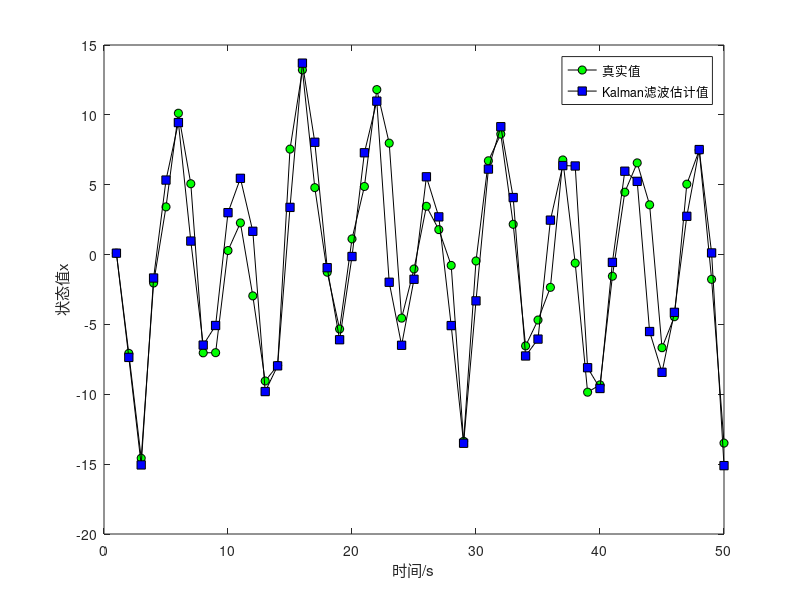
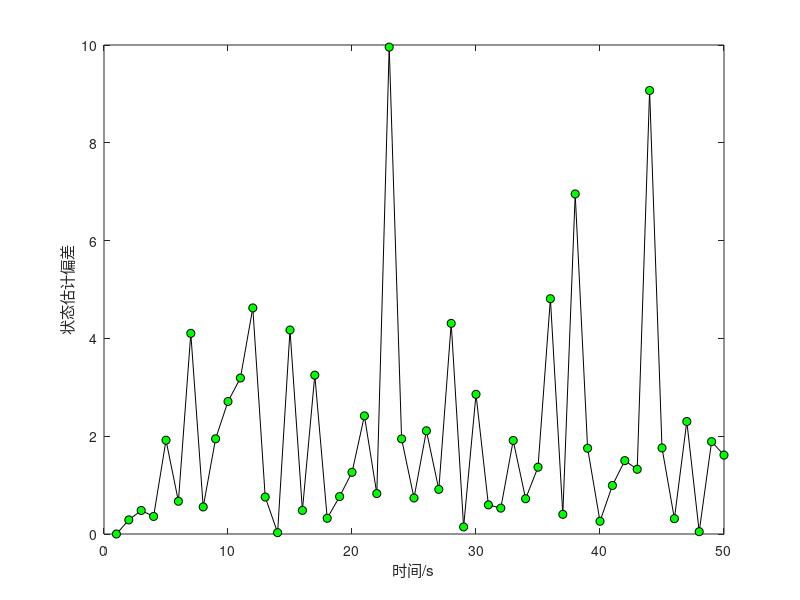

Reproduce these figures in MATLAB, in order.
%%%%%%%%%%%%%%%%%%%%%%%%%%%%%%%%%%%%%%%%%%%%
%  函数功能：标量非线性系统扩展Kalman滤波问题 
%  状态函数：X(k+1)=0.5X(k)+2.5X(k)/(1+X(k)^2)+8cos(1.2k) +w(k) 
%  观测方程：Z（k）=X(k)^2/20 +v(k) 
%%%%%%%%%%%%%%%%%%%%%%%%%%%%%%%%%%%%%%%%%%%%
function code_EKF_for_One_Div_UnLine_System 
% 初始化 
T=50;    % 总时间 
Q=10;   %  Q的值改变，观察不同Q值时滤波结果 
R=1;   % 测量噪声 
% 产生过程噪声 
w=sqrt(Q)*randn(1,T); 
% 产生观测噪声 
v=sqrt(R)*randn(1,T); 
%%%%%%%%%%%%%%%%%%%%%%%%%%%%%%%%%%%%%%%%%%%%
% 状态方程 
x=zeros(1,T); 
x(1)=0.1; 
y=zeros(1,T); 
y(1)=x(1)^2/20+v(1); 
for k=2:T 
x(k)=0.5*x(k-1)+2.5*x(k-1)/(1+x(k-1)^2)+8*cos(1.2*k)+w(k-1); 
    y(k)=x(k)^2/20+v(k); 
end 
%  EKF滤波算法 
Xekf=zeros(1,T); 
Xekf(1)=x(1); 
Yekf=zeros(1,T); 
Yekf(1)=y(1); 
P0=eye(1); 
for k=2:T 
    % 状态预测 
    Xn=0.5*Xekf(k-1)+2.5*Xekf(k-1)/(1+Xekf(k-1)^2)+8*cos(1.2*k); 
    % 观测预测 
    Zn=Xn^2/20; 
    % 求状态矩阵F 
    F=0.5+2.5 *(1-Xn^2)/(1+Xn^2)^2; 
    % 求观测矩阵 
    H=Xn/10; 
    % 协方差预测 
    P=F*P0*F'+Q; 
    % 求Kalman增益 
    K=P*H'*inv(H*P*H'+R); 
    % 状态更新 
    Xekf(k)=Xn+K*(y(k)-Zn); 
    % 协方差阵更新 
    P0=(eye(1)-K*H)*P; 
end 
% 误差分析 
Xstd=zeros(1,T); 
for k=1:T 
    Xstd(k)=abs( Xekf(k)-x(k) ); 
end 
%%%%%%%%%%%%%%%%%%%%%%%%%%%%%%%%%%%%%%%%%%%%% 
% 画图 
figure 
hold on;box on; 
plot(x,'-ko','MarkerFace','g'); 
plot(Xekf,'-ks','MarkerFace','b'); 
legend('真实值','Kalman滤波估计值') 
xlabel('时间/s'); 
ylabel('状态值x'); 
% 误差分析 
figure 
hold on;box on; 
plot(Xstd,'-ko','MarkerFace','g'); 
xlabel('时间/s'); 
ylabel('状态估计偏差'); 
%%%%%%%%%%%%%%%%%%%%%%%%%%%%%%%%%%%%%%%%%%%%%